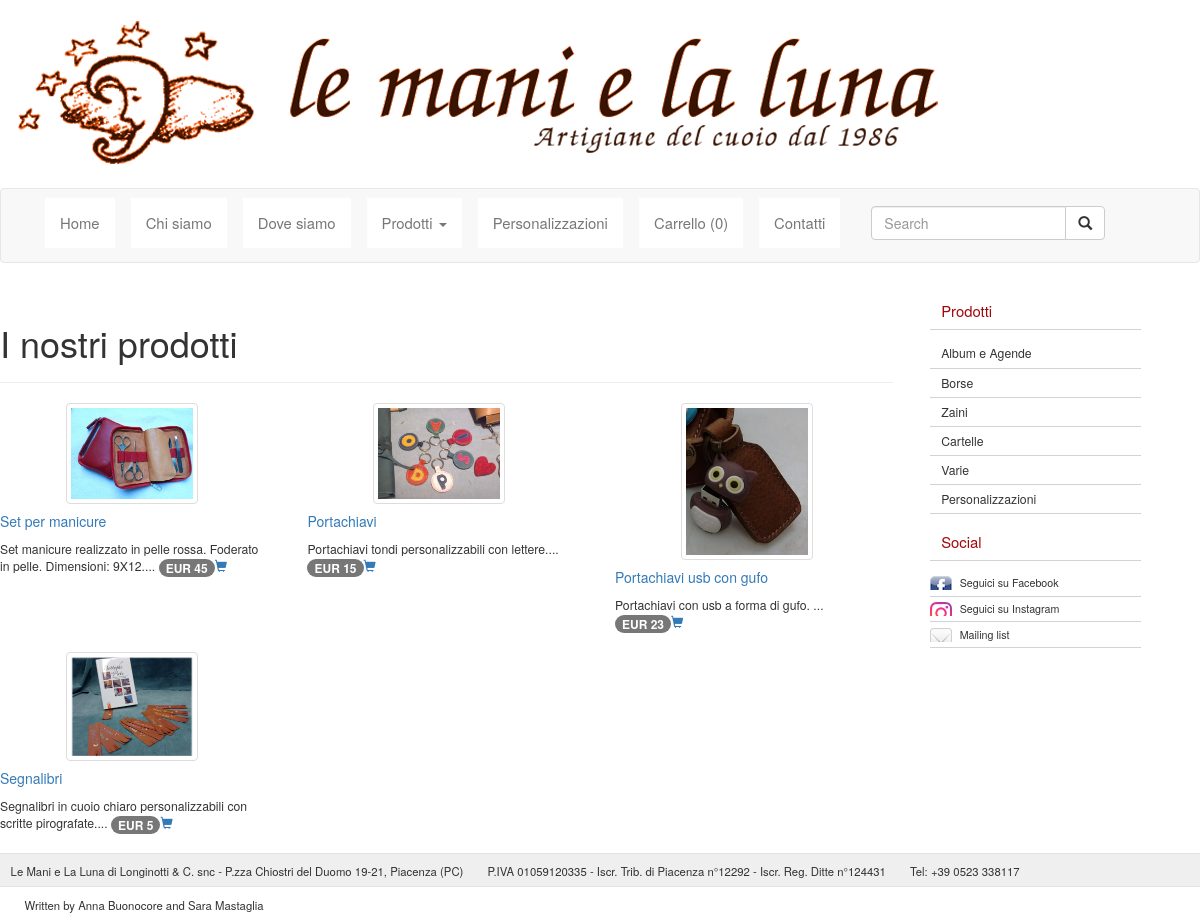
The page /Varie.php on the database its author committed.
### tables this page shows
CREATE TABLE `prodotti` (
  `idprodotti` int(11) NOT NULL,
  `categoria` varchar(45) DEFAULT NULL,
  `nome` varchar(45) NOT NULL,
  `descrizione` varchar(1000) DEFAULT NULL,
  `colore` varchar(45) DEFAULT NULL,
  `disponibile` int(100) DEFAULT NULL,
  `prezzo` float DEFAULT NULL,
  `foto` varchar(45) DEFAULT NULL,
  PRIMARY KEY (`idprodotti`),
  UNIQUE KEY `idprodotti_UNIQUE` (`idprodotti`)
);

### Varie.php (the view, shortened to what this page needs)
<?php
    if ($_SESSION["carrello"]=="") {
     $carrello=array();
    } else {
     $carrello=explode(" ",trim($_SESSION["carrello"]));
     $carrello=array_unique($carrello);
    }
   $connessione = new mysqli("localhost","root","root","maniluna");
   $query_prodotti = "SELECT * FROM prodotti WHERE categoria='5varie' ";
?>
<!doctype html>
<html>
<head>
		<link rel="stylesheet" href="css/style.css">
        <link rel="stylesheet" href="css/flexslider.css">
        <link rel="stylesheet" href="css/bootstrap.min.css">
        </head>
       <body>
       	<div id="logo">
					<img alt="logo" src="img/logo-trasparente.png">
					<img alt="titolo" src="img/scrittalogo.png">
				</div>
    <nav class="navbar navbar-default">
  <div class="container">
    <div class="collapse navbar-collapse" id="bs-example-navbar-collapse-1">
      <ul class="nav navbar-nav">
        <li><a href="index.php"> Home <span class="sr-only">(current)</span></a></li>
        <li> <a href="Chi_siamoLML.php"> Chi siamo </a></li>
        <li> <a href="dove_siamoLML.php"> Dove siamo </a></li>
        <li class="dropdown">
          <a class="dropdown-toggle" data-toggle="dropdown" role="button" aria-haspopup="true" aria-expanded="false"> Prodotti <span class="caret"></span></a>
          </li>
          <li><a href="PersonalizzazioniLML.php"> Personalizzazioni</a></li>
          <li><a href="carrelloLML.php"> Carrello (<?php echo count($carrello)?>)</a></li>
		  <li><a href="ContattiLML.php"> Contatti</a></li>
		<form class="navbar-form navbar-right" role="search" action="ricerca.php" method="post">
          <div class="input-group">
            <input name="ricerca" type="text" class="form-control" placeholder="Search">
            <span class="input-group-btn">
            <button class="btn btn-default" type="submit"><span class="glyphicon glyphicon-search" aria-hidden="true"></span></button>
            </span>
           </div>
       </form>
	   </ul>
    </div>
  </div>
</nav>
    <div class="row">
      <div id="colonna1" class="col-xs-12 col-sm-9 colonna">
        <div class="row">
          <div class="col-xs-12 colonna">
            <div class="page-header"><h1> I nostri prodotti </h1></div>
          </div>
        </div>
        <?php
        if (!($risultato = $connessione->query($query_prodotti)))
          die("Query sui prodotti fallita!");
        $i=1;
        while ($riga = $risultato->fetch_array()) {
          $idprodotti=$riga["idprodotti"];
          $nome = $riga["nome"];
          $descrizione=substr($riga["descrizione"],0,100)."...";
          $prezzo=$riga["prezzo"];
          $foto=$riga["foto"];
          if ($i==1) {
            echo "<div class='row'>";
          }
          echo "<div class='col-xs-4'>";
          echo "<article class='schedavg' data-src='".$foto."'>";
          echo "<a href='dettaglio_prodottoLML.php?id=$idprodotti'><img class='img-thumbnail prodotto' src='img/prodotti/$foto' alt=''/></a>";
          echo "<h5><a href='dettaglio_prodottoLML.php?id=$idprodotti'>$nome </a></h5>";
          echo "<p>$descrizione";
          echo " <span class='badge badge-success'>EUR $prezzo</span>";
          echo "<a href='aggiungicarrelloLML.php?id=$idprodotti'><span class='glyphicon glyphicon-shopping-cart' aria-hidden='true'></span></a>";
          echo "</p>";
          echo "</article>";
          echo "</div>";
          if ($i==3) {
            echo "</div>";
            $i=1;
          } else {
            $i++;
          }
        }
        if ($i!=1) {
          echo "</div>";
        }
        ?>
          </div>
  <div>
     <aside id="social-widget">
				<div class="widget categorie-widget" id="categorie">
					<h3>Prodotti</h3>
					<ul>
							<li>
							<a href="AlbumAgende.php">Album e Agende</a>
						</li>
						<li>
							<a href="Borse.php">Borse</a>
						</li>
						<li>
							<a href="Zaini.php">Zaini</a>
						</li>
						<li>
							<a href="Cartelle.php">Cartelle</a>
						</li>
						<li>
							<a href="Varie.php">Varie</a>
						</li>
						<li>
							<a href="PersonalizzazioniLML.php">Personalizzazioni</a>
						</li>
					</ul>
					<h3>Social</h3>
				<div class="widget social-widget" id="social">
					<ul>
                        <li>
							<a href="https://www.facebook.com/lemanielalunapiacenza/" id="facebook"> Seguici su Facebook </a>
						</li>
						<li>
							<a href="https://www.instagram.com/lemanielaluna/?hl=it" id="instagram"> Seguici su Instagram </a>
						</li>
						<li>
							<a href="#" id="mailinglist"> Mailing list </a>
						</li>
					</ul>
				</div>
				</div>
			</aside>
  </div>
	    <div>
			<footer>
				<ul id="legal">
					<li>
						Le Mani e La Luna di Longinotti &amp; C. snc - P.zza Chiostri del Duomo 19-21, Piacenza (PC) </li>
					<li> P.IVA 01059120335 - Iscr. Trib. di Piacenza n°12292 - Iscr. Reg. Ditte n°124431
					</li>
					<li>
						Tel: <a href="tel:+390523338117">+39 0523 338117</a>
					</li>
					<li>
						Written by Anna Buonocore and Sara Mastaglia
					</li>
				</ul>
			</footer>
		</div>
		</body>
</html>

### rows shown on the page
prodotti: foto (picture), nome "Set per manicure", descrizione "Set manicure realizzato in pelle rossa. Foderato in pelle. Dimensioni: 9X12....", prezzo "45"
prodotti: foto (picture), nome "Portachiavi", descrizione "Portachiavi tondi personalizzabili con lettere....", prezzo "15"
prodotti: foto (picture), nome "Portachiavi usb con gufo", descrizione "Portachiavi con usb a forma di gufo. ...", prezzo "23"
prodotti: foto (picture), nome "Segnalibri", descrizione "Segnalibri in cuoio chiaro personalizzabili con scritte pirografate....", prezzo "5"

### other values the page prints
count($carrello) "0"
